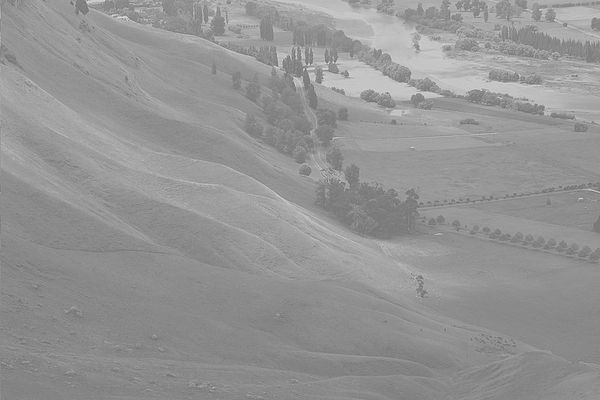
#> input picture labworks/LAB-03/Assignment/histogram.jpg, 600 x 400 px
$ python Assignment.py
#> lines starting #> are read from the running program, lines starting #| are printed output that depends on the picture
import cv2 as cv
import numpy as np
import math
import matplotlib.pyplot as plt

def Gaussian(sigma, mean):
#> called with sigma = 25, mean = 100
    g = np.zeros(256, dtype = np.float32)
    for i in range (256):
        f = i - mean
        p = -(f ** 2) / (sigma ** 2)
        res = math.exp(p) / (sigma * math.sqrt(2 * math.pi))
        g[i] = res
    return g

sigma1 = 25
mean1 = 100
pdf1 = Gaussian(sigma1, mean1)

sigma2 = 30
mean2 = 180
pdf2 = Gaussian(sigma2, mean2)

final = pdf1 + pdf2
target = np.zeros(256)
target = final / final.sum()

plt.subplot(2, 2, 1)
plt.title('Specified Probability Distribution')
plt.plot(pdf1)
plt.plot(pdf2)
plt.plot(final)
plt.show()
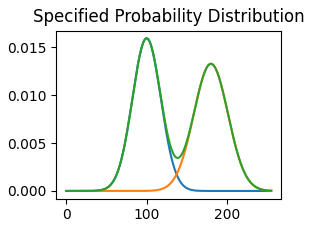
#> figure drawn by matplotlib, 1 panel; curve peaks at x = 100, y = 0.016; curve peaks at x = 180, y = 0.0133; curve peaks at x = 100, y = 0.016

img = cv.imread('./histogram.jpg', cv.IMREAD_GRAYSCALE)
#> img is the input picture: shape (400, 600); min 105, max 228, mean 148
cv.imshow('Input Image', img)

L = 256
M, N = img.shape
#> M = 400; N = 600

hist = cv.calcHist([img],[0],None, [256], [0,255])
#> hist = 256 values, max 9682 at index 137, min 0 at index 0, mean 937.5
pdf = hist / (M * N)
#> pdf = 256 values, max 0.0403 at index 137, min 0 at index 0, mean 0.00391
cdf = np.zeros(256, dtype = np.float32)
cdf[0] = pdf[0]
s = pdf
#> s has the same summary as pdf

for i in range (1, 256):
    cdf[i] += cdf[i - 1] + pdf[i]
    s[i] = round((L - 1) * cdf[i])
#> after the loop, cdf = 256 values from 0 to 1; s = 256 values from 0 to 255

eq_img = np.zeros_like(img)
for i in range (M):
    for j in range(N):
        x = img[i][j]
        eq_img[i][j] = s[x]
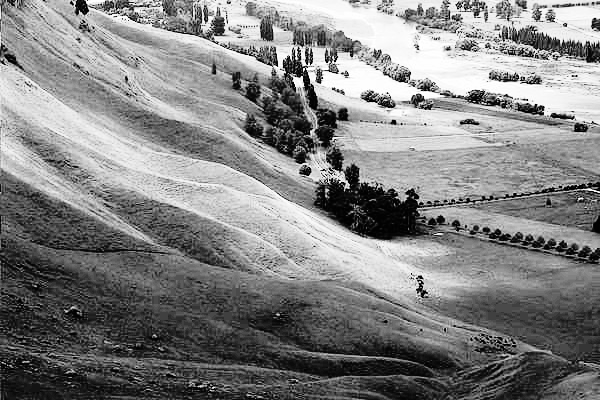
#> eq_img: shape (400, 600); min 0, max 255, mean 130.4

plt.subplot(2, 2, 2)
plt.title('Input Histogram')
plt.hist(img.ravel(), 256, [0, 255])

plt.subplot(2, 2, 3)
plt.title('Equalized Histogram')
plt.hist(eq_img.ravel(), 256, [0, 255])


G = np.zeros(256)
target_cdf = np.zeros(256)
target_cdf[0] = target[0]

for i in range(1, 256):
    target_cdf[i] = target_cdf[i-1] + target[i]
    G[i] = round((L-1) * target_cdf[i])

map = np.zeros(256, dtype = np.int64)
for i in range (256):
    x = np.searchsorted(G, s[i])
    if x > 0 and abs(s[i] - G[x-1]) < abs(G[x] - s[i]):
        x = x-1
    map[int(s[i])] = x
#> this loop made 256 passes
#> x on passes 1 to 12: [0], [0], [0], [0], [0], [0], [0], [0], [0], [0], [0], [0]
#> after the loop, map = 256 values, max 236 at index 255, min 0 at index 0, mean 42.15

final_image = np.zeros_like(img)
for i in range(eq_img.shape[0]):
    for j in range(eq_img.shape[1]):
        x = eq_img[i][j]
        final_image[i][j] = map[x]
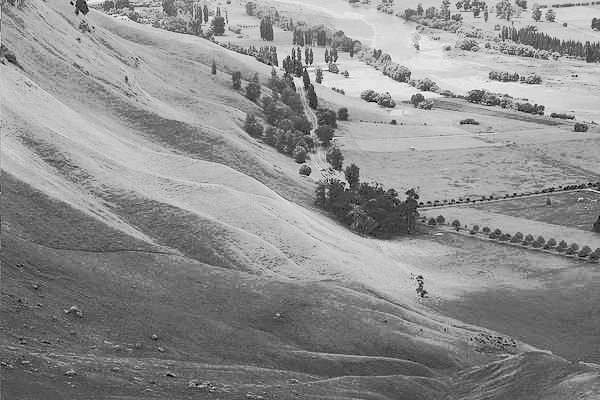
#> final_image: shape (400, 600); min 0, max 236, mean 141.1

plt.subplot(2,2,4)
plt.title('Matched Histogram')
plt.hist(final_image.ravel(), 256, [0, 255])
plt.show()
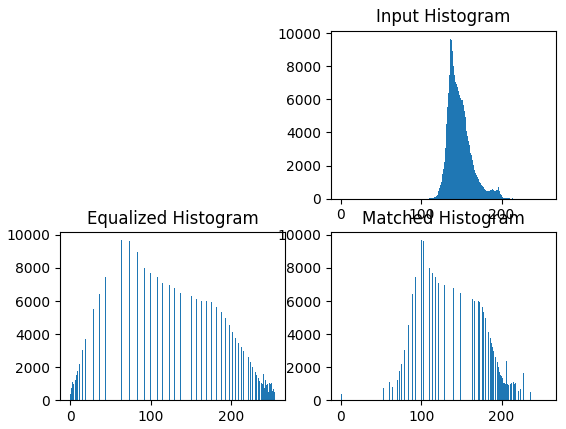
#> figure drawn by matplotlib, 3 panels; panel 1: tallest bar 9682 high, from x = 136.5 to 137.5; panel 2: tallest bar 9682 high, from x = 63.75 to 64.75; panel 3: tallest bar 9682 high, from x = 99.61 to 100.6

cv.imshow('Matched Final Image', final_image)
cv.imwrite('./Matched Final Image.jpg', final_image)

cv.waitKey(0)
cv.destroyAllWindows()
